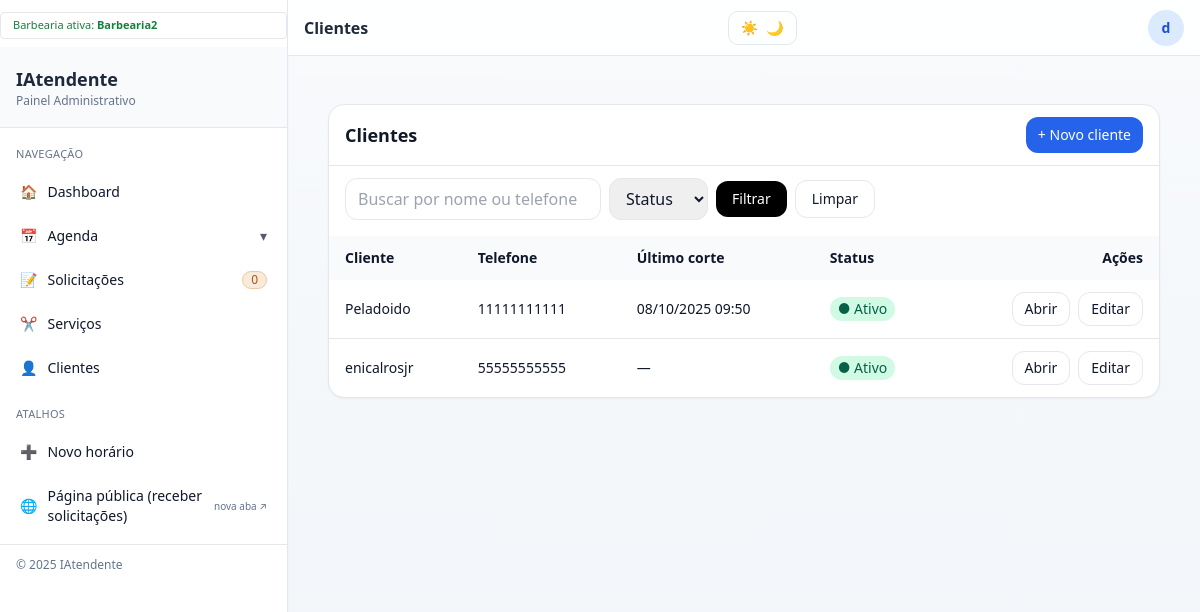
/barber2/clientes/ (signed in), run on an earlier commit of the app's database.
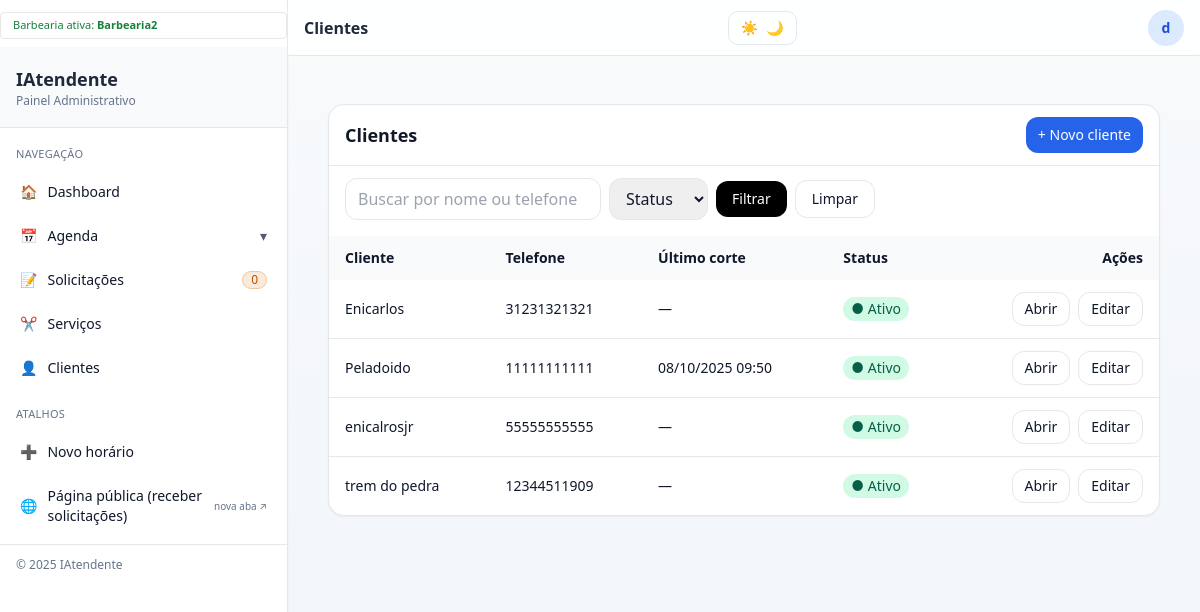
And on a later commit of the database.
### clientes/models.py (models this page shows, shortened)
class Cliente(models.Model):
    class RecorrenciaStatus(models.TextChoices):
        ATIVO = "ATIVO", "Ativo"
        INATIVO = "INATIVO", "Inativo"
    shop = models.ForeignKey("barbearias.BarberShop", on_delete=models.CASCADE, related_name="clientes")
    nome = models.CharField(max_length=120)
    telefone = models.CharField(max_length=20, null=True, blank=True)
    preferencias = models.TextField(null=True, blank=True)
    recorrencia_status = models.CharField(
        max_length=10, choices=RecorrenciaStatus.choices, default=RecorrenciaStatus.ATIVO
    )
    ultimo_corte = models.DateTimeField(null=True, blank=True)
    tags = models.JSONField(null=True, blank=True)
    barbeiro_preferido = models.CharField(max_length=120, null=True, blank=True)
    foto_url = models.URLField(null=True, blank=True)
    created_at = models.DateTimeField(default=timezone.now, editable=False)
    updated_at = models.DateTimeField(auto_now=True)
    class Meta:
        indexes = [models.Index(fields=["nome"])]
        ordering = ["nome"]
        constraints = [
            models.UniqueConstraint(
                fields=["shop", "telefone"],
                name="uniq_cliente_por_shop_telefone",
                condition=~models.Q(telefone__isnull=True) & ~models.Q(telefone=""),
            ),
    ]

### clientes/views_web.py (the view, shortened to what this page needs)
# urls.py: path("", web.clientes_list, name="lista"),
@require_shop_member
def clientes_list(request, shop_slug):
    shop = _get_shop_or_404(shop_slug)
    qs = Cliente.objects.filter(shop=shop).order_by("nome")
    q = (request.GET.get("q") or "").strip()
    status_ = (request.GET.get("status") or "").strip()  # "ATIVO" | "INATIVO" | ""
    inativos_flag = request.GET.get("inativos") == "1"
    dias_param = request.GET.get("dias")
    if q:
        qs = qs.filter(Q(nome__icontains=q) | Q(telefone__icontains=q))
    if status_ in (Cliente.RecorrenciaStatus.ATIVO, Cliente.RecorrenciaStatus.INATIVO):
        qs = qs.filter(recorrencia_status=status_)
    page = Paginator(qs, 20).get_page(request.GET.get("page"))
    ctx = {
        "title": "Clientes",
        "shop": shop,
        "clientes": page,
        "page_obj": page,
        "filters": {
            "q": q,
            "status": status_,
            "inativos": inativos_flag,
            "dias": dias_param or "",
        },
    }
    return render(request, "clientes/clientes.html", ctx)

### barbearias/context_processors.py (called while the page is built)
def shop_context(request):
    if not request.user.is_authenticated:
        return {"shop": None, "shop_slug": None}
    shop_id = request.session.get("shop_id")
    shop = None
    if shop_id:
        try:
            shop = BarberShop.objects.get(id=shop_id)
        except BarberShop.DoesNotExist:
            request.session.pop("shop_id", None)
    if not shop:
        sid = get_default_shop_for(request.user)
        if sid:
            try:
                shop = BarberShop.objects.get(id=sid)
                request.session["shop_id"] = sid
            except BarberShop.DoesNotExist:
                pass
    return {
        "shop": shop,
        "shop_slug": shop.slug if shop else None,
    }

### barbearias/utils.py (called while the page is built)
def get_default_shop_for(user):
    return (
        Membership.objects.select_related("shop")
        .filter(user=user, is_active=True)
        .order_by("-role")  # OWNER > MANAGER > BARBER
        .values_list("shop_id", flat=True)
        .first()
    )

### clientes/views_web.py (called while the page is built)
def _get_shop_or_404(shop_slug):
    return get_object_or_404(BarberShop, slug=shop_slug)

### clientes/templates/clientes/clientes.html (shortened to what this page needs)
{% extends "painel/base.html" %}
{% block header %}Clientes{% endblock %}
{% block content %}
<div class="mx-auto max-w-7xl px-4 py-6">
  <div class="bg-white rounded-2xl border border-gray-200 shadow-sm">
    <div class="flex items-center justify-between gap-2 px-4 py-3 border-b">
      <h1 class="text-lg font-semibold text-gray-900">Clientes</h1>
      <a href="{% url 'clientes:novo' shop.slug %}"
         class="rounded-xl bg-blue-600 text-white px-3 py-2 text-sm hover:bg-blue-700">+ Novo cliente</a>
    </div>
    <form method="get" class="px-4 pt-3 pb-4 flex flex-wrap items-center gap-2">
      <input type="text" name="q" value="{{ filters.q|default_if_none:'' }}"
             class="rounded-xl border px-3 py-2 w-full sm:w-64" placeholder="Buscar por nome ou telefone">
      <select name="status" class="rounded-xl border px-3 py-2">
        <option value="">Status</option>
      </select>
      <button class="rounded-xl px-4 py-2 bg-black text-white text-sm">Filtrar</button>
      <a href="{% url 'clientes:lista' shop.slug %}"
         class="rounded-xl px-4 py-2 border hover:bg-gray-50 text-sm">Limpar</a>
    </form>
    <div class="overflow-x-auto">
      <table class="min-w-full text-sm">
        <thead class="bg-gray-50 text-left">
          <tr>
            <th class="px-4 py-3 font-semibold">Cliente</th>
            <th class="px-4 py-3 font-semibold">Telefone</th>
            <th class="px-4 py-3 font-semibold">Último corte</th>
            <th class="px-4 py-3 font-semibold">Status</th>
            <th class="px-4 py-3 font-semibold text-right">Ações</th>
          </tr>
        </thead>
        <tbody class="divide-y">
          {% for c in clientes %}
          <tr class="hover:bg-gray-50">
            <td class="px-4 py-3">
              <div class="font-medium">{{ c.nome }}</div>
            </td>
            <td class="px-4 py-3">{{ c.telefone|default:"—" }}</td>
            <td class="px-4 py-3">
              {% if c.ultimo_corte %}{{ c.ultimo_corte|date:"d/m/Y H:i" }}{% else %}—{% endif %}
            </td>
            <td class="px-4 py-3">
              {% if c.recorrencia_status == 'ATIVO' %}
              <span class="inline-flex items-center gap-1 rounded-full bg-emerald-100 px-2 py-0.5 text-emerald-800">● Ativo</span>
              {% else %}
              <span class="inline-flex items-center gap-1 rounded-full bg-gray-100 px-2 py-0.5 text-gray-800">● Inativo</span>
              {% endif %}
            </td>
            <td class="px-4 py-3">
              <div class="flex justify-end gap-2">
                <a href="{% url 'clientes:detalhe' shop.slug c.id %}"
                   class="rounded-xl border px-3 py-1.5 hover:bg-gray-50">Abrir</a>
                <a href="{% url 'clientes:editar' shop.slug c.id %}"
                   class="rounded-xl border px-3 py-1.5 hover:bg-gray-50">Editar</a>
              </div>
            </td>
          </tr>
          {% empty %}
          <tr><td colspan="5" class="px-4 py-8 text-center text-gray-500">Nenhum cliente encontrado.</td></tr>
          {% endfor %}
        </tbody>
      </table>
    </div>
  </div>
</div>
{% endblock %}

What changed in the data, as far as the page shows it:
added Cliente: nome "Enicarlos", telefone "31231321321", recorrencia_status "● Ativo"
added Cliente: nome "trem do pedra", telefone "12344511909", recorrencia_status "● Ativo"
